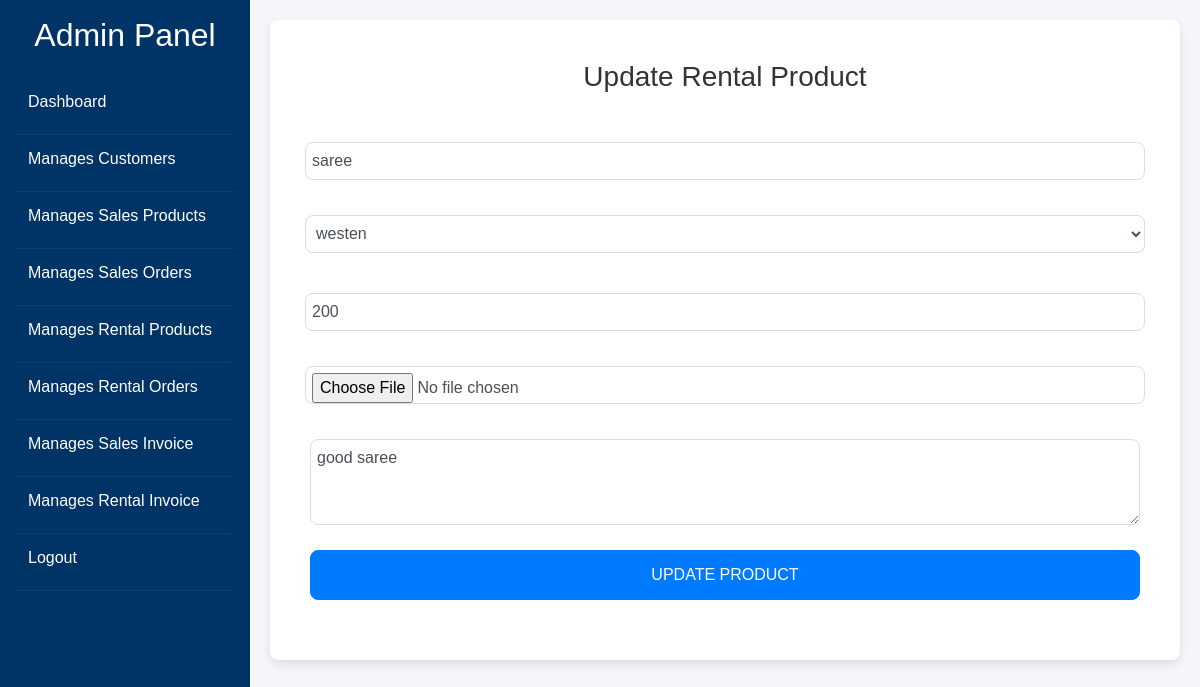
Page /rentel/owear/admin_rental_update.php?update=25 (signed in) on the committed database.
### tables this page shows
CREATE TABLE `rental_products` (
  `id` int(100) NOT NULL,
  `name` varchar(100) NOT NULL,
  `category` varchar(20) NOT NULL,
  `details` varchar(500) NOT NULL,
  `price` int(100) NOT NULL,
  `image` varchar(100) NOT NULL
);

### rentel/owear/admin_rental_update.php (the view, shortened to what this page needs)
<?php
@include 'config.php';
if (isset($_GET['update'])) {
    $update_id = $_GET['update'];
    $select_products = $conn->prepare("SELECT * FROM rental_products WHERE id = ?");
    $select_products->execute([$update_id]);
    if ($select_products->rowCount() > 0) {
        $fetch_rental_products = $select_products->fetch(PDO::FETCH_ASSOC);
    } else {
        $message[] = 'Product not found!';
        header('location:admin_product.php');
    }
}
?>
<!DOCTYPE html>
<html lang="en">
<head>
    <link rel="stylesheet" href="https://maxcdn.bootstrapcdn.com/bootstrap/4.5.2/css/bootstrap.min.css">
    <link rel="stylesheet" href="admin_styles.css">
</head>
<body>
    <div class="d-flex">
        <?php include 'admin_navbar.php' ?>
        <div class="content w-100">
            <div class="container">
                <div class="product-form">
                    <h2 class="h3 mb-5 text-center">Update Rental Product</h2>
                    <form action="" method="POST" enctype="multipart/form-data">
                        <div class="form-row">
                            <div class="form-group">
                                <input type="text" name="name" class="form-control" required value="<?= $fetch_rental_products['name']; ?>" placeholder="Enter product name">
                            </div>
                            <div class="form-group">
                                <select name="category" class="form-control" required>
                                    <option value="<?= $fetch_rental_products['category']; ?>" selected><?= $fetch_rental_products['category']; ?></option>
                                </select>
                            </div>
                        </div>
                        <div class="form-row">
                            <div class="form-group">
                                <input type="number" min="0" name="price" class="form-control" required value="<?= $fetch_rental_products['price']; ?>" placeholder="Enter product price">
                            </div>
                            <div class="form-group">
                                <input type="file" name="image" class="form-control" accept="image/jpg, image/jpeg, image/png">
                            </div>
                        </div>
                        <div class="form-group">
                            <textarea name="details" class="form-control" required placeholder="Enter product details"  rows="3"><?= $fetch_rental_products['details']; ?></textarea>
                        </div>
                        <div class="text-center">
                            <input type="submit" class="btn btn-primary" value="Update Product" name="update_product">
                        </div>
                    </form>
                </div>
            </div>
        </div>
    </div>
</body>
</html>

### rentel/owear/admin_styles.css (style rules this page uses)
* { box-sizing: border-box; margin: 0; padding: 0; }
body { font-family: "Roboto", sans-serif; background-color: #f0f8ff; color: #333; }
.content { margin-left: 250px; padding: 20px; }
.product-form { background-color: #fff; border-radius: 8px; padding: 20px; margin-bottom: 20px; }
.product-form input[type="text"], .product-form input[type="number"], .product-form select, .product-form textarea, .product-form button, .product-form input[type="file"] { width: 100%; padding: 6px; margin-bottom: 10px; border: 1px solid #ddd; border-radius: 8px; font-size: 16px; transition: border-color 0.3s; }

### rentel/owear/admin_rental_update.php (style rules this page uses)
body { background-color: #f4f6f9; font-family: 'Arial', sans-serif; }
.container { background-color: #fff; border-radius: 8px; padding: 20px; box-shadow: 0px 4px 10px rgba(0, 0, 0, 0.1); }
.form-control { border-radius: 5px; border: 1px solid #ccc; }
.btn-primary { background-color: #007bff; border-color: #007bff; padding: 12px 20px; font-size: 16px; width: 100%; border-radius: 8px; text-transform: uppercase; }
.form-group { margin-bottom: 25px; }
.form-row { display: flex; flex-direction: column; }
.form-row select, .form-row input { margin-bottom: 15px; }

### rows in the picture
rental_products: name "saree", category "westen", price "200", details "good saree"
